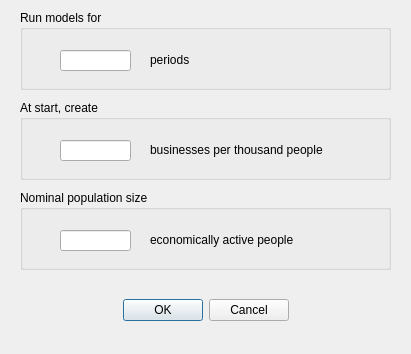
<?xml version="1.0" encoding="UTF-8"?>
<ui version="4.0">
 <class>OptionsDialog</class>
 <widget class="QDialog" name="OptionsDialog">
  <property name="geometry">
   <rect>
    <x>0</x>
    <y>0</y>
    <width>411</width>
    <height>354</height>
   </rect>
  </property>
  <property name="windowTitle">
   <string>Preferences</string>
  </property>
  <widget class="QDialogButtonBox" name="buttonBox">
   <property name="geometry">
    <rect>
     <x>10</x>
     <y>290</y>
     <width>391</width>
     <height>41</height>
    </rect>
   </property>
   <property name="orientation">
    <enum>Qt::Horizontal</enum>
   </property>
   <property name="standardButtons">
    <set>QDialogButtonBox::Cancel|QDialogButtonBox::Ok</set>
   </property>
   <property name="centerButtons">
    <bool>true</bool>
   </property>
  </widget>
  <widget class="QGroupBox" name="groupBox">
   <property name="geometry">
    <rect>
     <x>20</x>
     <y>10</y>
     <width>371</width>
     <height>80</height>
    </rect>
   </property>
   <property name="title">
    <string>Run models for</string>
   </property>
   <widget class="QLineEdit" name="lineEdit">
    <property name="geometry">
     <rect>
      <x>40</x>
      <y>40</y>
      <width>71</width>
      <height>21</height>
     </rect>
    </property>
    <property name="toolTip">
     <string>Enter required number of iterations. Recommended max 200</string>
    </property>
   </widget>
   <widget class="QLabel" name="label">
    <property name="geometry">
     <rect>
      <x>130</x>
      <y>42</y>
      <width>191</width>
      <height>16</height>
     </rect>
    </property>
    <property name="text">
     <string>periods</string>
    </property>
   </widget>
  </widget>
  <widget class="QGroupBox" name="groupBox_2">
   <property name="geometry">
    <rect>
     <x>20</x>
     <y>100</y>
     <width>371</width>
     <height>80</height>
    </rect>
   </property>
   <property name="title">
    <string>At start, create</string>
   </property>
   <widget class="QLineEdit" name="lineEdit_2">
    <property name="geometry">
     <rect>
      <x>40</x>
      <y>40</y>
      <width>71</width>
      <height>21</height>
     </rect>
    </property>
    <property name="toolTip">
     <string>Enter required number of iterations. Recommended max 200</string>
    </property>
   </widget>
   <widget class="QLabel" name="label_2">
    <property name="geometry">
     <rect>
      <x>130</x>
      <y>42</y>
      <width>201</width>
      <height>16</height>
     </rect>
    </property>
    <property name="text">
     <string>businesses per thousand people</string>
    </property>
   </widget>
  </widget>
  <widget class="QGroupBox" name="groupBox_3">
   <property name="geometry">
    <rect>
     <x>20</x>
     <y>190</y>
     <width>371</width>
     <height>80</height>
    </rect>
   </property>
   <property name="title">
    <string>Nominal population size</string>
   </property>
   <widget class="QLineEdit" name="lineEdit_3">
    <property name="geometry">
     <rect>
      <x>40</x>
      <y>40</y>
      <width>71</width>
      <height>21</height>
     </rect>
    </property>
    <property name="toolTip">
     <string>Enter required number of iterations. Recommended max 200</string>
    </property>
   </widget>
   <widget class="QLabel" name="label_3">
    <property name="geometry">
     <rect>
      <x>130</x>
      <y>42</y>
      <width>201</width>
      <height>16</height>
     </rect>
    </property>
    <property name="text">
     <string>economically active people</string>
    </property>
   </widget>
  </widget>
 </widget>
 <resources/>
 <connections>
  <connection>
   <sender>buttonBox</sender>
   <signal>accepted()</signal>
   <receiver>OptionsDialog</receiver>
   <slot>accept()</slot>
   <hints>
    <hint type="sourcelabel">
     <x>248</x>
     <y>254</y>
    </hint>
    <hint type="destinationlabel">
     <x>157</x>
     <y>274</y>
    </hint>
   </hints>
  </connection>
  <connection>
   <sender>buttonBox</sender>
   <signal>rejected()</signal>
   <receiver>OptionsDialog</receiver>
   <slot>reject()</slot>
   <hints>
    <hint type="sourcelabel">
     <x>316</x>
     <y>260</y>
    </hint>
    <hint type="destinationlabel">
     <x>286</x>
     <y>274</y>
    </hint>
   </hints>
  </connection>
 </connections>
</ui>
